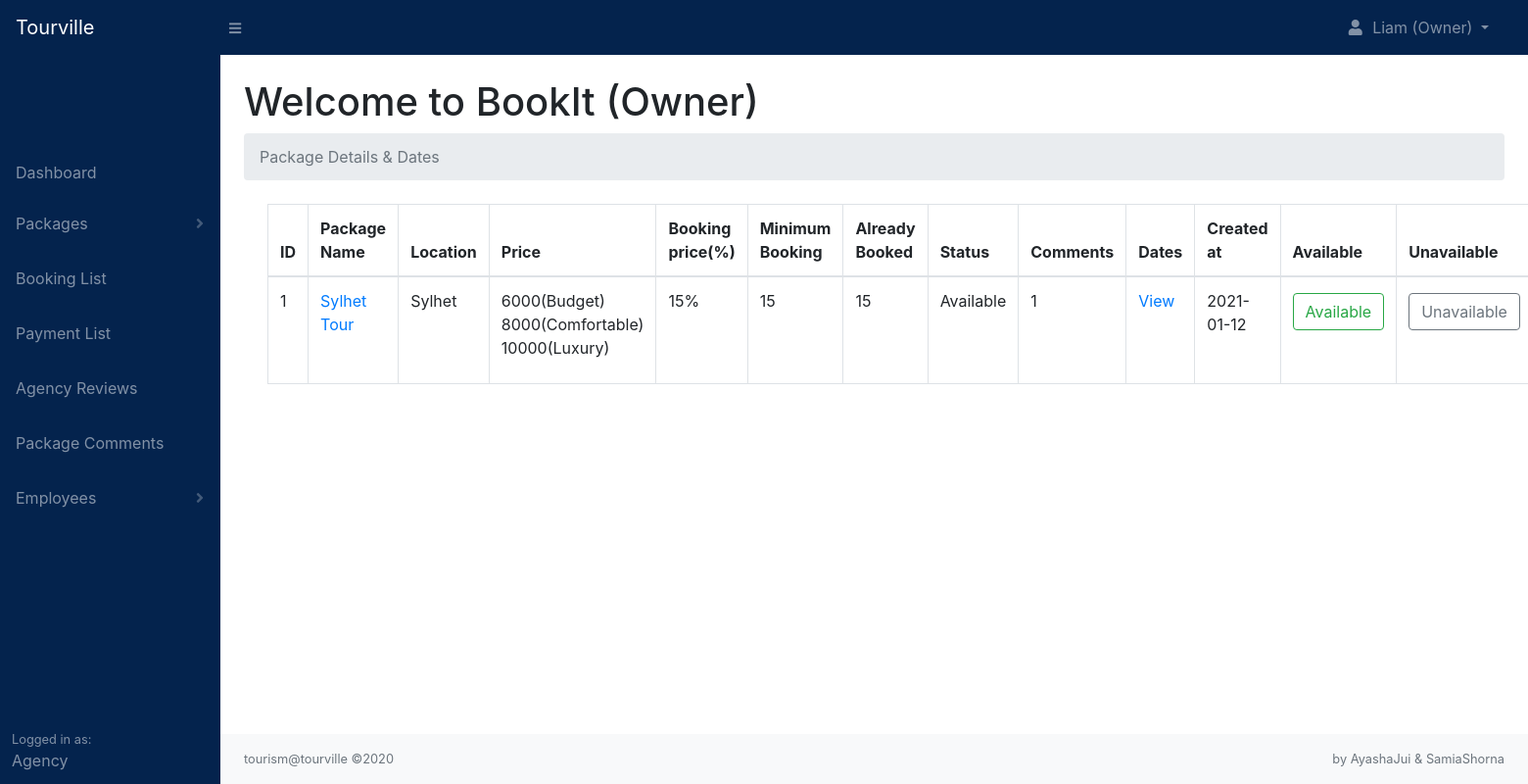
The page /agency/packages.php (signed in) on the database as committed earlier.
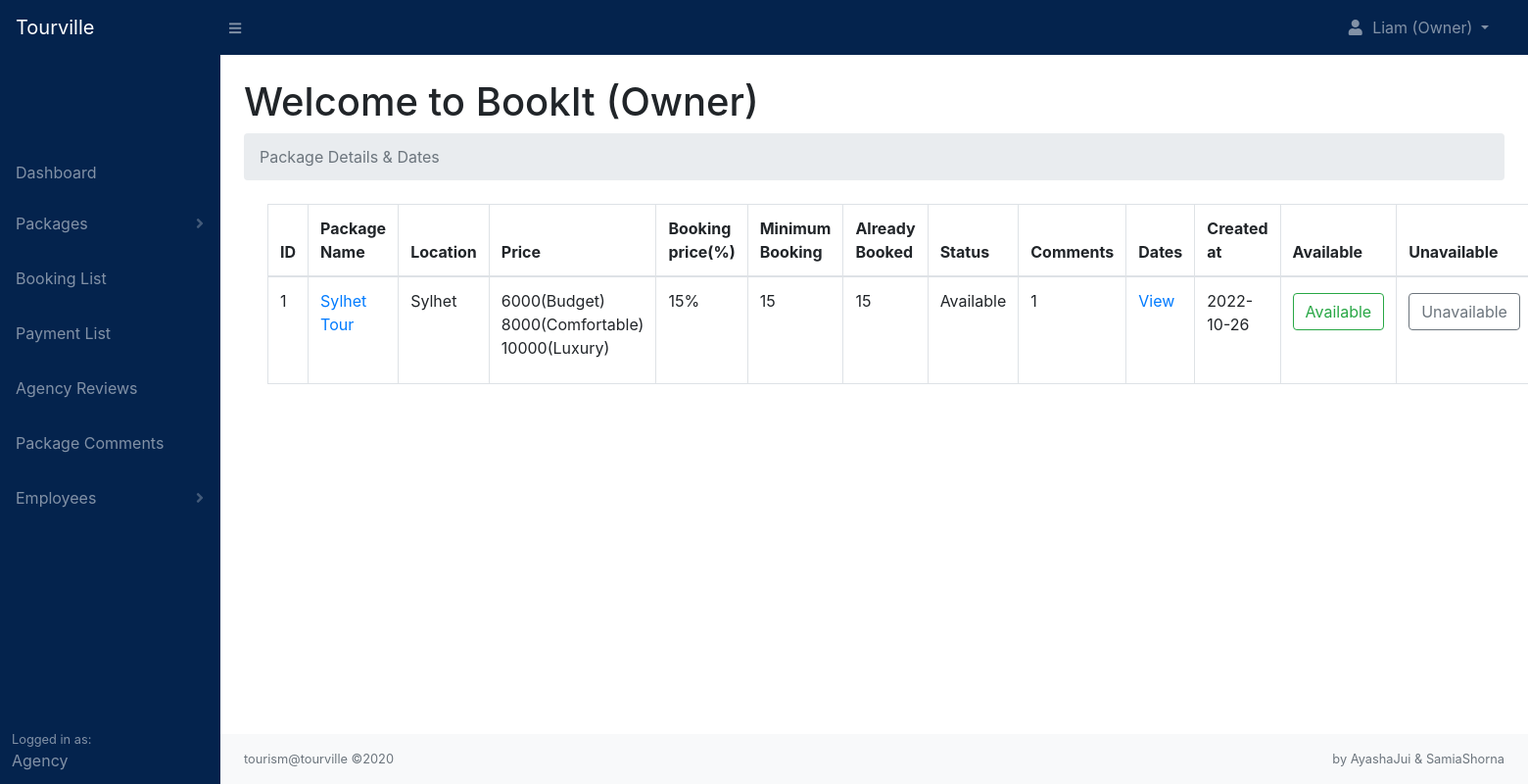
The same page on the database as committed later.
### tables this page shows
CREATE TABLE `packages` (
  `package_id` int(11) NOT NULL,
  `agency_id` int(11) NOT NULL,
  `package_name` varchar(255) NOT NULL,
  `location` varchar(255) NOT NULL,
  `country` varchar(255) NOT NULL,
  `place_details` text NOT NULL,
  `place_images` text NOT NULL,
  `num_days` int(11) NOT NULL,
  `num_nights` int(11) NOT NULL,
  `budget_price` int(11) NOT NULL,
  `comfort_price` int(11) NOT NULL,
  `lux_price` int(11) NOT NULL,
  `budget_details` varchar(255) NOT NULL,
  `comfort_details` varchar(255) NOT NULL,
  `lux_details` varchar(255) NOT NULL,
  `booking_percentage` int(11) NOT NULL,
  `min_people` int(11) NOT NULL,
  `includes` text NOT NULL,
  `excludes` text NOT NULL,
  `optional` text NOT NULL,
  `itinerary` text NOT NULL,
  `package_status` varchar(255) NOT NULL,
  `package_date` date NOT NULL
);

### agency/includes/view_all_packages.php (the view, shortened to what this page needs)
<?php
    if($_SESSION['agency_id']){
        $agency_id = $_SESSION['agency_id'];
        $stmt = $pdo->prepare('SELECT * FROM packages WHERE agency_id = :agency_id ORDER BY package_name');
        $stmt->execute([':agency_id' => $agency_id]);
        $packages = [];
        while($row = $stmt->fetch(PDO::FETCH_ASSOC)){
            $packages[] = $row;
        }
    }
?>
<div class="container-fluid">
<?php
    if(empty($packages)){
        echo '<h1 class="text-center pt-4">No Package Found</h1>';
    }else{
?>
    <div class="col-xs-12">
        <table class="table table-hover table-bordered">
            <thead>
                <tr>
                <th>ID</th>
                <th>Package Name</th>
                <th>Location</th>
                <th>Price</th>
                <th>Booking price(%)</th>
                <th>Minimum Booking</th>
                <th>Already Booked</th>
                <th>Status</th>
                <th>Comments</th>
                <th>Dates</th>
                <th>Created at</th>
                <th>Available</th>
                <th>Unavailable</th>
            </tr>
            </thead>
            <tbody>
            <?php
                foreach($packages as $key => $package){
                    if($package['package_status'] == 'unavailable'){
                        echo '<tr class="table-warning">';
                    }else{
                        echo '<tr>';
                    }
                            echo '<td>'. ++$key .'</td>';
                            echo '<td><a href="../package.php?package_id='. $package['package_id'] .'">'. $package['package_name'] .'</a></td>';
                            echo '<td>'. $package['location'] .'</td>';
                            echo '<td>'. $package['budget_price'] .'(Budget)<br>
                                    '. $package['comfort_price'] .'(Comfortable)<br>
                                    '. $package['lux_price'] .'(Luxury)</td>';
                            echo '<td>'. $package['booking_percentage'] .'%</td>';
                            echo '<td>'. $package['min_people'] .'</td>';
                            $stmt = $pdo->prepare('SELECT * FROM bookings WHERE package_id = :package_id AND booking_status = :booking_status');
                            $stmt->execute([':package_id'       => $package['package_id'],
                                            ':booking_status'   => 'confirm']);
                            $books = [];
                            while($row = $stmt->fetch(PDO::FETCH_ASSOC)){
                                $books[] = $row['persons'];
                            }
                            $size = sizeof($books);
                            $book_person = 0;
                            for($i=0; $i<$size; $i++){
                                $book_person += $books[$i];
                            }
                            echo '<td>'. $book_person .'</td>';
                            echo '<td>'. ucwords($package['package_status']) .'</td>';
                            $stmt = $pdo->prepare('SELECT count(*) FROM comments WHERE package_id = :package_id AND comment_status = :comment_status');
                            $stmt->execute([':package_id'       => $package['package_id'],
                                            ':comment_status'   => 'published']);
                            $comment_count = $stmt->fetchColumn();
                            echo '<td>'. $comment_count .'</td>';
                            $stmt = $pdo->prepare('SELECT count(*) FROM package_dates WHERE package_id = :package_id');
                            $stmt->execute([':package_id'   => $package['package_id']]);
                            $found = $stmt->fetchColumn();
                            if(empty($found)){
                                echo '<td><a href="packages.php?page=add_date&package='. $package['package_id'] .'" class="btn btn-primary mt-1" style="background-color: #62A6F9;border: none;">Set</a></td>';
                            }else{
                                echo '<td><a href="packages.php?page=package_date">View</a></td>';
                            }
                            echo '<td>'. $package['package_date'] .'</td>';
                        if($package['package_status'] == 'unavailable'){
                            echo '<td><a  href="packages.php?available='. $package['package_id'] .'" class="btn btn-success mt-1">Available</a></td>';
                            echo '<td><a  href="packages.php?unavailable='. $package['package_id'] .'" class="btn btn-secondary mt-1">Unavailable</a></td>';
                        }else {
                            echo '<td><a  href="packages.php?available='. $package['package_id'] .'" class="btn btn-outline-success mt-1">Available</a></td>';
                            echo '<td><a  href="packages.php?unavailable='. $package['package_id'] .'" class="btn btn-outline-secondary mt-1">Unavailable</a></td>';
                        }
                        echo '</tr>';
                }
            ?>
            </tbody>
        </table>
    </div>
    <?php
        }
    ?>
</div>

Rows that differ between the two databases and show on the page:
changed packages "Sylhet Tour": package_date "2021-01-12" → "2022-10-26"
